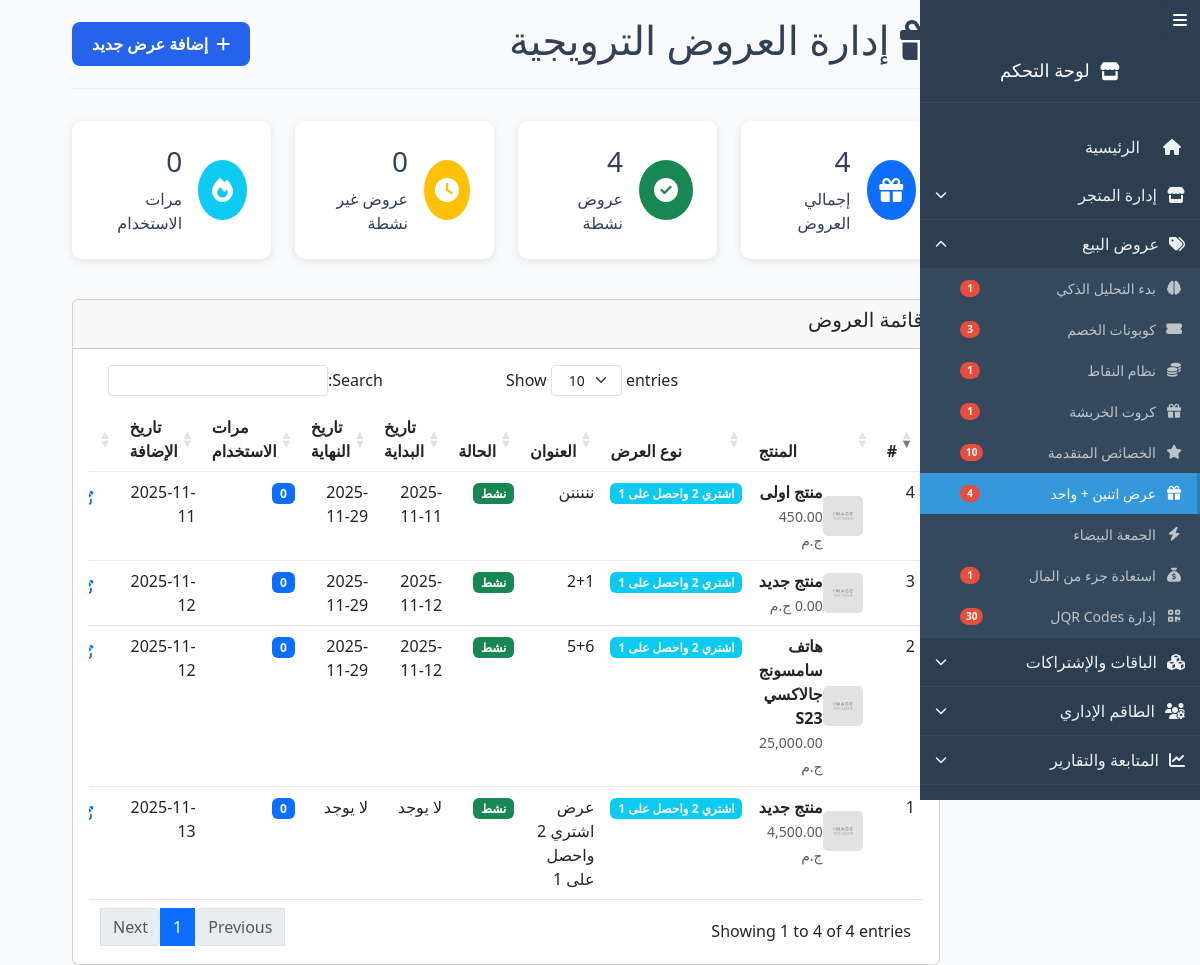
Before: /admin/offers.php (signed in) with the older database file.
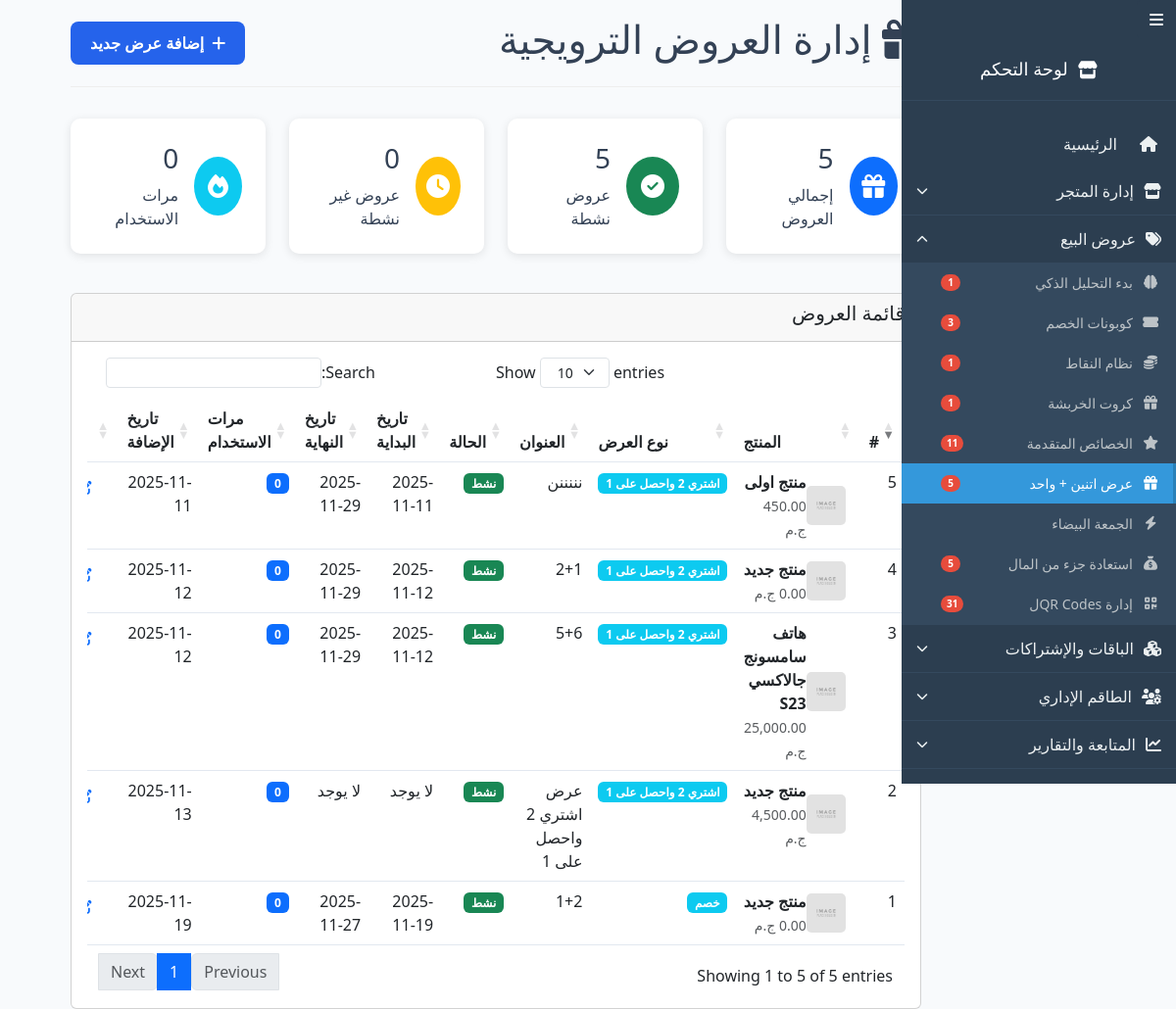
After: the same page with the newer database file.
### tables this page shows
CREATE TABLE `product_offers` (
  `id` int(11) NOT NULL,
  `product_id` int(11) NOT NULL,
  `offer_type` enum('buy2_get1','discount','free_shipping') DEFAULT 'buy2_get1',
  `title` varchar(255) DEFAULT NULL,
  `description` text DEFAULT NULL,
  `is_active` tinyint(1) DEFAULT 1,
  `start_date` datetime DEFAULT NULL,
  `end_date` datetime DEFAULT NULL,
  `min_quantity` int(11) DEFAULT 3,
  `max_quantity` int(11) DEFAULT NULL,
  `usage_limit` int(11) DEFAULT NULL,
  `usage_count` int(11) DEFAULT 0,
  `created_at` timestamp NOT NULL DEFAULT current_timestamp(),
  `updated_at` timestamp NOT NULL DEFAULT current_timestamp() ON UPDATE current_timestamp()
);

CREATE TABLE `products` (
  `id` int(11) NOT NULL,
  `category_id` int(11) DEFAULT NULL,
  `title` varchar(255) NOT NULL,
  `slug` varchar(255) NOT NULL,
  `description` text DEFAULT NULL,
  `short_description` varchar(500) DEFAULT NULL,
  `price` decimal(10,2) NOT NULL,
  `discount_percentage` decimal(5,2) DEFAULT 0.00,
  `discount_amount` decimal(10,2) DEFAULT 0.00,
  `final_price` decimal(10,2) GENERATED ALWAYS AS (`price` - greatest(`discount_amount`,`price` * `discount_percentage` / 100)) STORED,
  `ad_discount_increase` decimal(5,2) DEFAULT 0.00,
  `ad_end_date` timestamp NULL DEFAULT NULL,
  `stock` int(11) DEFAULT 0,
  `sku` varchar(100) DEFAULT NULL,
  `weight` decimal(8,2) DEFAULT NULL,
  `dimensions` varchar(100) DEFAULT NULL,
  `main_image` varchar(255) DEFAULT NULL,
  `views` int(11) DEFAULT 0,
  `orders_count` int(11) DEFAULT 0,
  `rating_avg` decimal(3,2) DEFAULT 0.00,
  `rating_count` int(11) DEFAULT 0,
  `is_featured` tinyint(1) DEFAULT 0,
  `is_active` tinyint(1) DEFAULT 1,
  `meta_title` varchar(255) DEFAULT NULL,
  `meta_description` text DEFAULT NULL,
  `created_at` timestamp NOT NULL DEFAULT current_timestamp(),
  `updated_at` timestamp NOT NULL DEFAULT current_timestamp() ON UPDATE current_timestamp(),
  `product_condition` enum('new','used','refurbished','needs_repair') DEFAULT 'new',
  `special_offer_type` enum('none','points','coupon','gift','discount') DEFAULT 'none',
  `special_offer_value` varchar(255) DEFAULT NULL,
  `auction_enabled` tinyint(1) DEFAULT 0,
  `auction_end_time` timestamp NULL DEFAULT NULL,
  `starting_price` decimal(10,2) DEFAULT 0.00,
  `current_bid` decimal(10,2) DEFAULT 0.00,
  `bid_count` int(11) DEFAULT 0,
  `created_by` int(11) DEFAULT NULL,
  `store_type` enum('main','customer') DEFAULT 'main',
  `donation_discount_applied` tinyint(1) DEFAULT 0,
  `donation_id` int(11) DEFAULT NULL
);

CREATE TABLE `settings` (
  `id` int(11) NOT NULL,
  `setting_key` varchar(100) NOT NULL,
  `setting_value` text DEFAULT NULL,
  `setting_type` enum('text','number','boolean','json') DEFAULT 'text',
  `created_at` timestamp NOT NULL DEFAULT current_timestamp(),
  `updated_at` timestamp NOT NULL DEFAULT current_timestamp() ON UPDATE current_timestamp()
);

### admin/offers.php (the view, shortened to what the changed rows need)
<?php
require_once '../functions.php';
$offers = getAllProductOffers();
$products = getProducts(['limit' => 1000]);
?>
<!DOCTYPE html>
<html lang="ar" dir="rtl">
<head>
    <link rel="stylesheet" href="https://cdnjs.cloudflare.com/ajax/libs/font-awesome/6.4.0/css/all.min.css">    <meta charset="UTF-8">
    <link href="https://cdn.jsdelivr.net/npm/bootstrap@5.3.0/dist/css/bootstrap.min.css" rel="stylesheet">
    <link rel="stylesheet" href="https://cdnjs.cloudflare.com/ajax/libs/font-awesome/6.4.0/css/all.min.css">
    <link rel="stylesheet" href="https://cdn.datatables.net/1.13.6/css/dataTables.bootstrap5.min.css">
</head>
<body>
        <?php include 'sidebar.php'; ?>
    <div class="container-fluid">
        <div class="row">
            <div class="col-12">
                <div class="page-header">
                    <h1 class="page-title">
                        إدارة العروض الترويجية
                    </h1>
                </div>
            </div>
        </div>
        <div class="row mb-4">
            <div class="col-md-3">
                <div class="stats-card">
                    <div class="stats-info">
                        <h3><?= count($offers) ?></h3>
                        <span>إجمالي العروض</span>
                    </div>
                </div>
            </div>
            <div class="col-md-3">
                <div class="stats-card">
                    <div class="stats-info">
                        <h3><?= count(array_filter($offers, fn($o) => $o['is_active'])) ?></h3>
                        <span>عروض نشطة</span>
                    </div>
                </div>
            </div>
        </div>
        <div class="row">
            <div class="col-12">
                <div class="card">
                    <div class="card-body">
                        <div class="table-responsive">
                            <table class="table table-hover" id="offersTable">
                                <thead>
                                    <tr>
                                        <th>#</th>
                                        <th>المنتج</th>
                                        <th>نوع العرض</th>
                                        <th>العنوان</th>
                                        <th>الحالة</th>
                                        <th>تاريخ البداية</th>
                                        <th>تاريخ النهاية</th>
                                        <th>مرات الاستخدام</th>
                                        <th>تاريخ الإضافة</th>
                                        <th>الإجراءات</th>
                                    </tr>
                                </thead>
                                <tbody>
                                    <?php if (empty($offers)): ?>
                                        <tr>
                                            <td colspan="10" class="text-center text-muted py-4">
                                                <i class="fas fa-gift fa-2x mb-3"></i>
                                                <br>
                                                لا توجد عروض حالياً
                                            </td>
                                        </tr>
                                    <?php else: ?>
                                        <?php foreach ($offers as $index => $offer): ?>
                                            <?php $product = getProduct($offer['product_id']); ?>
                                            <tr>
                                                <td><?= $index + 1 ?></td>
                                                <td>
                                                    <div class="d-flex align-items-center">
                                                        <img src="../<?= $product['main_image'] ?: 'assets/images/placeholder.jpg' ?>"
                                                             alt="<?= $product['title'] ?>"
                                                             class="product-thumb me-2">
                                                        <div>
                                                            <strong><?= $product['title'] ?></strong>
                                                            <br>
                                                            <small class="text-muted"><?= formatPrice($product['final_price']) ?></small>
                                                        </div>
                                                    </div>
                                                </td>
                                                <td>
                                                    <span class="badge bg-info">
                                                        <?= getOfferTypeText($offer['offer_type']) ?>
                                                    </span>
                                                </td>
                                                <td><?= $offer['title'] ?></td>
                                                <td>
                                                    <span class="badge <?= $offer['is_active'] ? 'bg-success' : 'bg-secondary' ?>">
                                                        <?= $offer['is_active'] ? 'نشط' : 'غير نشط' ?>
                                                    </span>
                                                </td>
                                                <td>
                                                    <?= $offer['start_date'] ? date('Y-m-d', strtotime($offer['start_date'])) : 'لا يوجد' ?>
                                                </td>
                                                <td>
                                                    <?= $offer['end_date'] ? date('Y-m-d', strtotime($offer['end_date'])) : 'لا يوجد' ?>
                                                </td>
                                                <td>
                                                    <span class="badge bg-primary"><?= $offer['usage_count'] ?></span>
                                                </td>
                                                <td><?= date('Y-m-d', strtotime($offer['created_at'])) ?></td>
                                                <td>
                                                    <div class="btn-group btn-group-sm">
                                                        <button class="btn btn-outline-primary"
                                                                data-bs-toggle="modal"
                                                                data-bs-target="#editOfferModal"
                                                                onclick="loadOfferData(<?= $offer['id'] ?>)">
                                                            <i class="fas fa-edit"></i>
                                                        </button>
                                                    </div>
                                                </td>
                                            </tr>
                                        <?php endforeach; ?>
                                    <?php endif; ?>
                                </tbody>
                            </table>
                        </div>
                    </div>
                </div>
            </div>
        </div>
    </div>
</body>
</html>

### admin/sidebar.php (shortened to what the changed rows need)
<aside class="sidebar">
    <div class="sidebar-header">
        <h2><i class="fas fa-store"></i> لوحة التحكم</h2>
    </div>
    <nav class="sidebar-menu">
        <?php
        $active_page = isset($_GET['page']) ? $_GET['page'] : basename($_SERVER['PHP_SELF']);
        require_once '../functions.php';
        try {
            $products_count = $pdo->query("SELECT COUNT(*) FROM products")->fetchColumn();
            $categories_count = $pdo->query("SELECT COUNT(*) FROM categories")->fetchColumn();
            $orders_count = $pdo->query("SELECT COUNT(*) FROM orders")->fetchColumn();
            $customers_count = $pdo->query("SELECT COUNT(*) FROM customers")->fetchColumn();
            $coupons_count = $pdo->query("SELECT COUNT(*) FROM coupons")->fetchColumn();
            $points_count = $pdo->query("SELECT COUNT(*) FROM customer_points WHERE points > 0")->fetchColumn();
            $scratch_cards_count = $pdo->query("SELECT COUNT(*) FROM scratch_cards")->fetchColumn();
            $features_count = $pdo->query("SELECT COUNT(*) FROM products WHERE is_featured = 1")->fetchColumn();
            $offers_count = $pdo->query("SELECT COUNT(*) FROM product_offers")->fetchColumn();
            $QRCodes_count = $pdo->query("SELECT COUNT(*) FROM store_qr_codes WHERE is_valid = 1")->fetchColumn();
            $packages_count = $pdo->query("SELECT COUNT(*) FROM packages")->fetchColumn();
            $referrals_count = $pdo->query("SELECT COUNT(*) FROM referrals")->fetchColumn();
            $admins_count = $pdo->query("SELECT COUNT(*) FROM admins")->fetchColumn();
            $delivery_agents_count = $pdo->query("SELECT COUNT(*) FROM delivery_agents")->fetchColumn();
            $partners_count = $pdo->query("SELECT COUNT(*) FROM partners")->fetchColumn();
            $wholesalers_count = $pdo->query("SELECT COUNT(*) FROM wholesalers")->fetchColumn();
            $reviews_count = $pdo->query("SELECT COUNT(*) FROM reviews")->fetchColumn();
            $reports_count = $pdo->query("SELECT COUNT(*) FROM orders WHERE DATE(created_at) = CURDATE()")->fetchColumn();
            $wallets_count = $pdo->query("SELECT COUNT(*) FROM customer_wallets WHERE balance > 0")->fetchColumn();
    $black_friday_count = $pdo->query("SELECT COUNT(*) FROM black_friday_discounts WHERE is_active = 1")->fetchColumn();
    $cashback_count = $pdo->query("SELECT COUNT(*) FROM product_cashback WHERE is_active = '1'")->fetchColumn();
            $settings_count = $pdo->query("SELECT COUNT(*) FROM settings")->fetchColumn();
            $reset_count = 0;
        } catch (PDOException $e) {
    $products_count = $categories_count = $orders_count = $customers_count = 0;
    $coupons_count = $points_count = $scratch_cards_count = $features_count = $offers_count = 0;
    $black_friday_count = $cashback_count = 0;
    $packages_count = $referrals_count = 0;
    $admins_count = $delivery_agents_count = $partners_count = $wholesalers_count = 0;
    $reviews_count = $reports_count = $wallets_count = 0;
    $settings_count = $reset_count = 0;
        }
        $menu_items = [
            'index.php' => ['icon' => 'fas fa-home', 'text' => 'الرئيسية'],
        ];
        foreach ($menu_items as $page => $item) {
            $active_class = ($active_page == $page) ? 'active' : '';
            echo '<a href="'.$page.'" class="menu-item '.$active_class.'">
                    <i class="'.$item['icon'].'"></i>
                    <span>'.$item['text'].'</span>
                  </a>';
        }
        foreach ($submenus as $submenu_title => $submenu_data) {
            $has_active = false;
            foreach ($submenu_data['items'] as $page => $item) {
                if ($active_page == $page) {
                    $has_active = true;
                    break;
                }
            }
            $submenu_active_class = $has_active ? 'active' : '';
            echo '<div class="submenu '.$submenu_active_class.'">';
            echo '<div class="submenu-header">';
            echo '<i class="'.$submenu_data['icon'].'"></i>';
            echo '<span>'.$submenu_title.'</span>';
            echo '<i class="fas fa-chevron-down arrow"></i>';
            echo '</div>';
            echo '<div class="submenu-items">';
            foreach ($submenu_data['items'] as $page => $item) {
                $active_class = ($active_page == $page) ? 'active' : '';
                echo '<a href="'.$page.'" class="submenu-item '.$active_class.'">';
                echo '<i class="'.$item['icon'].'"></i>';
                echo '<span>'.$item['text'].'</span>';
                if (isset($item['count']) && $item['count'] > 0) {
                    echo '<span class="menu-counter">'.$item['count'].'</span>';
                }
                echo '</a>';
            }
            echo '</div>';
            echo '</div>';
        }
        ?>
    </nav>
</aside>

Changed rows visible on the page:
added product_offers: product.title "منتج جديد", product.setting_value "0.00 ج.م", offer_type "خصم", title "1+2", is_active "نشط", start_date "2025-11-19", end_date "2025-11-27", usage_count "0", created_at "2025-11-19"
Other visible differences:
count($offers): "4" → "5"
count(array_filter($offers, fn($o) => $o['is_active'])): "4" → "5"
text written by a page script: "Show entries Search: Showing 1 to 4 of 4 entries Previous 1 Next" → "Show entries Search: Showing 1 to 5 of 5 entries Previous 1 Next"
list line gone: "الخصائص المتقدمة 10 عرض اتنين + واحد 4 استعادة جزء من المال 1 إدارة QR Codesل 30"
new list line: "الخصائص المتقدمة 11 عرض اتنين + واحد 5 استعادة جزء من المال 5 إدارة QR Codesل 31"
